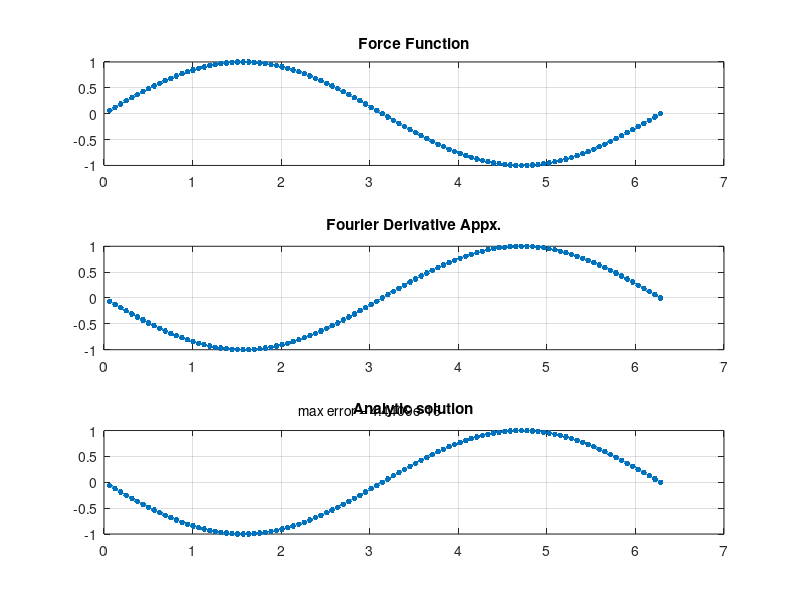

MATLAB code for this plot:
% FourierDEqn1.m - Approximation of Solution of DE of order 2 Using Fourier Method
%        For complex v, delete "real" commands.

% Since w_hat = i * k * u_hat in differentiation, we use the fact that
% u_hat = -i * 1/k * w_hat, and 1/k = 0 if k==0

  N = 100; h = 2*pi/N; x = h*(1:N)';

% 2-Differentiation of many sample fucntions:
% 1
  f = sin(x); 
  u = - sin(x);
% 2
%   f = (1 - sin(x) - sin(x) .* sin(x)) .* exp(sin(x));
%   u = exp(sin(x));
% 3
%   f = 0; 
%   u = exp(log(x));
% 4
%   f = 1 ./ x; 
%   u = x .* log(x);

  int_ = [0:N/2-1 0 -N/2+1:-1]';  n = size(int_);
  inv_ = zeros(n);  % inv contains reciprocals of 'int' or zeros.
  for i = 1:n
    if int_(i) == 0
        inv_(i) = 0;
    else
        inv_(i) = 1/int_(i);
    end
  end
  
  f_hat = fft(f);
  w_hat = -1 * inv_ .* inv_ .* f_hat;
  w = real(ifft(w_hat));
 
  subplot(3,1,1), plot(x,f,'.-','markersize',13)
    grid on, title('Force Function')

  subplot(3,1,2), plot(x,w,'.-','markersize',13)
    %axis([0 7 -500 500]);
    grid on, title('Fourier Derivative Appx.')

  subplot(3,1,3), plot(x,u,'.-','markersize',13)
    grid on, title('Analytic solution')

  error = norm(w-u,inf)
  text(2.2,1.4,['max error = ' num2str(error)])
